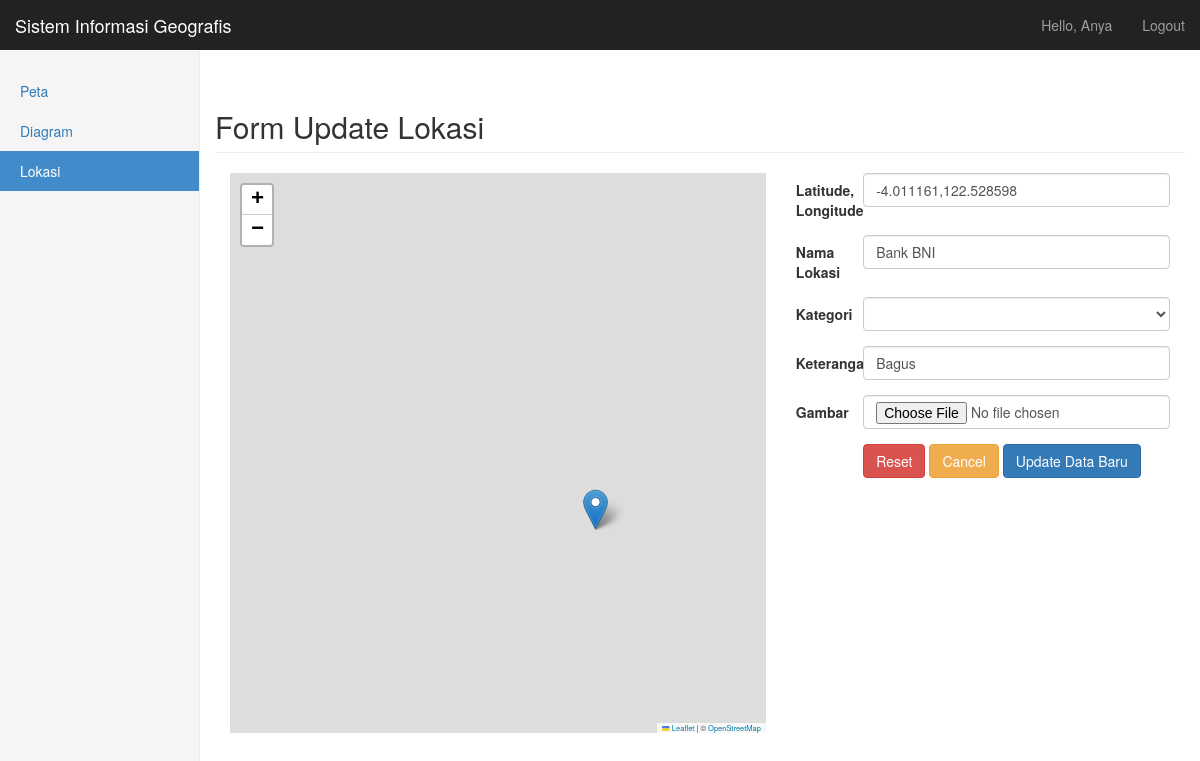
Screenshot of /update_lokasi.php?id=30 (signed in) with the database file from the repository.
### tables this page shows
CREATE TABLE `lokasi` (
  `id_lokasi` int(11) NOT NULL,
  `lat_lng` varchar(255) NOT NULL,
  `nama_lokasi` varchar(255) NOT NULL,
  `kategori` varchar(255) NOT NULL,
  `keterangan` text NOT NULL,
  `gambar` varchar(255) NOT NULL
);

### update_lokasi.php (the view, shortened to what this page needs)
<?php
include 'koneksi.php';
$id = $_GET['id'];
$query = "SELECT * FROM `lokasi` WHERE `id_lokasi` = '$id'";
$result = $mysqli->query($query);
if ($result->num_rows > 0) {
	$row = $result->fetch_assoc();
}
?>
<?php include 'lib/navbar.php'; ?>
<body>
	<div class="container-fluid">
		<div class="row">
			<div class="col-sm-3 col-md-2 sidebar">
				<ul class="nav nav-sidebar">
					<li><a href="peta.php">Peta</a></li>
					<li><a href="diagram.php">Diagram</a></li>
					<li class="active"><a href=#>Lokasi</a></li>
				</ul>
			</div>
			<div class="col-sm-9 col-sm-offset-3 col-md-10 col-md-offset-2">
				<h2 class="page-header">Form Update Lokasi</h2>
				<div class="col-lg-7 flex-container">
					<div id="map"></div>
				</div>
				<div class="col-lg-5" style="padding: left 0;">
					<div class="card">
						<div class="card-body">
							<form class="form-horizontal" action="proses_update_lokasi.php?id=<?php echo $id; ?>" method="POST">
								<div class="form-group"><label for="Alamat" class="col-sm-2 control-label">Latitude, Longitude</label>
									<div class="col-sm-10">
										<input type="text" class="form-control" name="lat_lng" id="lat_lng" value="<?php echo $row['lat_lng'] ?>" placeholder="Masukkan Latitude" required />
									</div>
								</div>
								<div class="form-group">
									<label for="nama" class="col-sm-2 control-label">Nama Lokasi</label>
									<div class="col-sm-10">
										<input type="text" class="form-control" name="nama_lokasi" id="nama_lokasi" value="<?php echo $row['nama_lokasi'] ?>" placeholder="Masukkan Nama Lokasi" required />
									</div>
								</div>
								<div class="form-group">
									<label for="kategori" class="col-sm-2 control-label">Kategori</label>
									<div class="col-sm-10">
										<select name="kategori" id="kategori" class="form-control">
										</select>
									</div>
								</div>
								<div class="form-group">
									<label for="keterangan" class="col-sm-2 control-label">Keterangan</label>
									<div class="col-sm-10">
										<input type="text" class="form-control" name="keterangan" id="keterangan" value="<?php echo $row['keterangan'] ?>" placeholder="Masukkan Keterangan" required />
									</div>
								</div>
								<div class="form-group">
									<label for="gambar" class="col-sm-2 control-label">Gambar</label>
									<div class="col-sm-10">
										<input type="file" class="form-control" id="gambar" name="gambar">
									</div>
								</div>
								<div class="form-group">
									<div class="col-sm-offset-2 col-sm-10">
										<button type="reset" class="btn btn-danger">Reset</button>
										<a type="cancel" class="btn btn-warning" href="lokasi.php">Cancel</a>
										<button type="submit" class="btn btn-primary">Update Data Baru</button>
									</div>
								</div>
							</form>
						</div>
					</div>
				</div>
				<div class="col-lg-8 flex-container" style="padding-right:0">
					<div id="map"></div>
				</div>
			</div>
		</div>
	</div>
</body>

### css/dashboard.css (style rules this page uses)
body { padding-top: 50px; }
.sidebar { display: none; }
@media (min-width: 768px) { .sidebar { position: fixed; top: 51px; bottom: 0; left: 0; z-index: 1000; display: block; padding: 20px; overflow-x: hidden; overflow-y: auto; background-color: #f5f5f5; border-right: 1px solid #eee; } }
.nav-sidebar { margin-right: -21px; margin-bottom: 20px; margin-left: -20px; }
.nav-sidebar > li > a { padding-right: 20px; padding-left: 20px; }
.nav-sidebar > .active > a, .nav-sidebar > .active > a:hover, .nav-sidebar > .active > a:focus { color: #fff; background-color: #428bca; }

### update_lokasi.php (style rules this page uses)
#map { height: 70vh; width: 100%; margin-left: 0%; margin-right: auto; }
.flex-container { display: flex; justify-content: center; }

### rows the page displays
lokasi: lat_lng "-4.011161,122.528598", nama_lokasi "Bank BNI", keterangan "Bagus"

### other values shown
$_SESSION['user'] "Anya"
